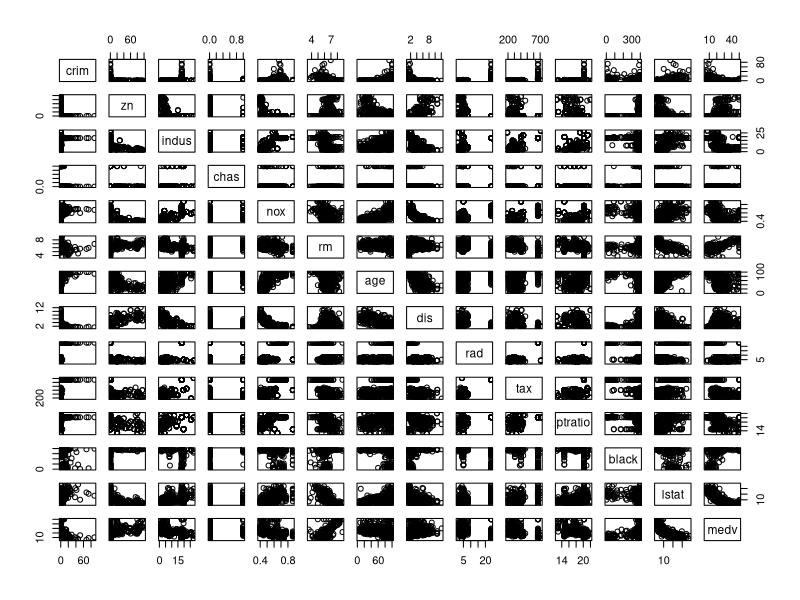
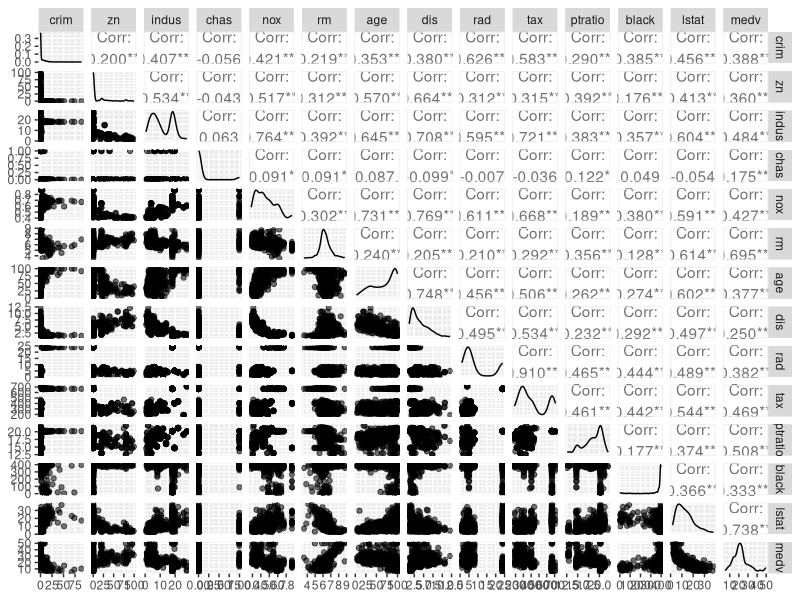
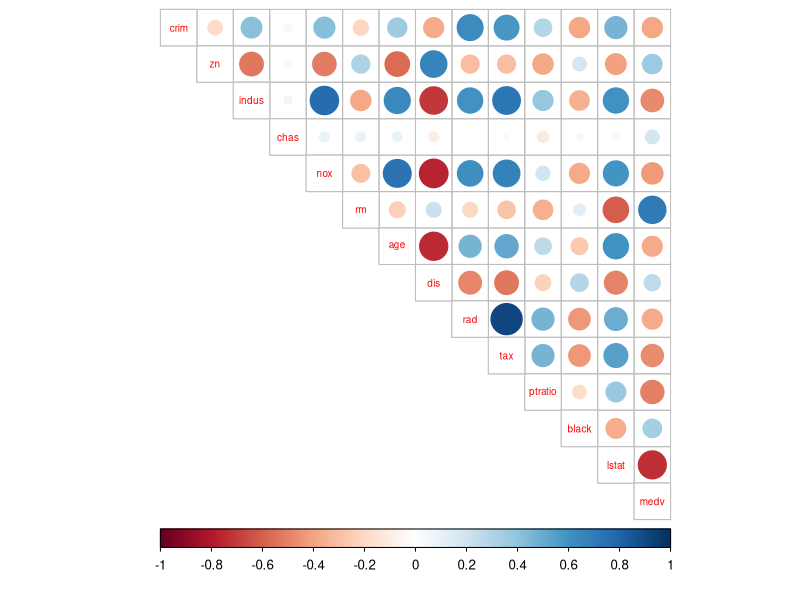
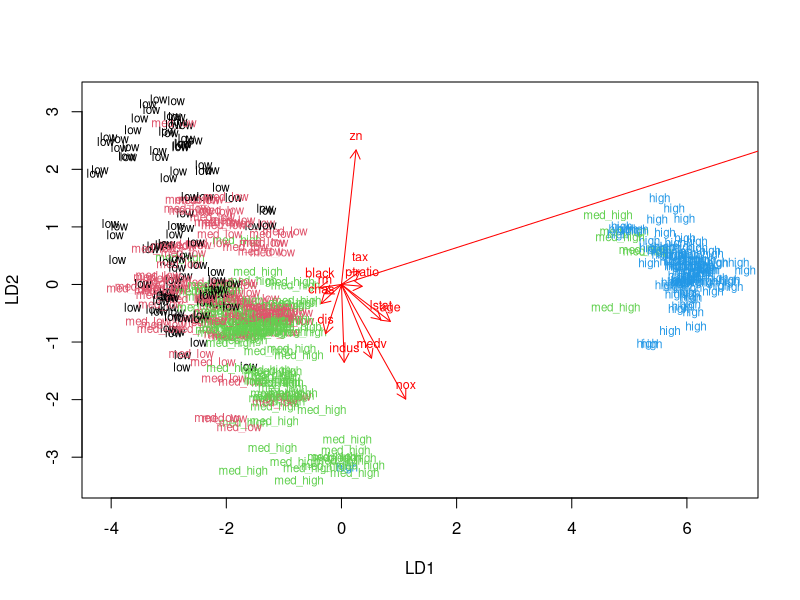

These charts were generated, in order, by the following R code:
## ---- chunk 1
library(tidyr)
library(ggplot2)
library(corrplot)
library(GGally)
## ---- chunk 2
library(MASS)
data("Boston")
str(Boston)
summary(Boston)
## ---- chunk 3
pairs(Boston)
## ---- chunk 4
p <- ggpairs(Boston, mapping = aes(alpha = 0.3), lower = list(combo = wrap("facethist", bins = 20)))
p
## ---- chunk 5
cor_matrix<-cor(Boston) %>% round(digit=2)

cor_matrix %>% round(cor_matrix)

corrplot(cor_matrix, method="circle", type = "upper", cl.pos = "b", tl.pos = "d", tl.cex = 0.6)
## ---- chunk 6
boston_scaled <- scale(Boston)
summary(boston_scaled)
class(boston_scaled)
boston_scaled <- as.data.frame(boston_scaled)
## ---- chunk 7
bins <- quantile(boston_scaled$crim)
bins
## ---- chunk 8
crime <- cut(boston_scaled$crim, breaks = bins, include.lowest = TRUE, c(label = "low", "med_low", "med_high", "high"))
table(crime)
## ---- chunk 9
boston_scaled <- dplyr::select(boston_scaled, -crim)
## ---- chunk 10
boston_scaled <- data.frame(boston_scaled, crime)
## ---- chunk 11
n <- nrow(boston_scaled)
ind <- sample(n,  size = n * 0.8)
train <- boston_scaled[ind,]
test <- boston_scaled[-ind,]
correct_classes <- test$crime
test <- dplyr::select(test, -crime)
## ---- chunk 12
lda.fit <- lda(crime ~ ., data = train)
lda.fit
## ---- chunk 13
classes <- as.numeric(train$crime)
## ---- chunk 14
lda.arrows <- function(x, myscale = 1, arrow_heads = 0.1, color = "red", tex = 0.75, choices = c(1,2)){
  heads <- coef(x)
  arrows(x0 = 0, y0 = 0, 
         x1 = myscale * heads[,choices[1]], 
         y1 = myscale * heads[,choices[2]], col=color, length = arrow_heads)
  text(myscale * heads[,choices], labels = row.names(heads), 
       cex = tex, col=color, pos=3)
}

plot(lda.fit, dimen = 2, col = classes, pch = classes)
lda.arrows(lda.fit, myscale = 3)
